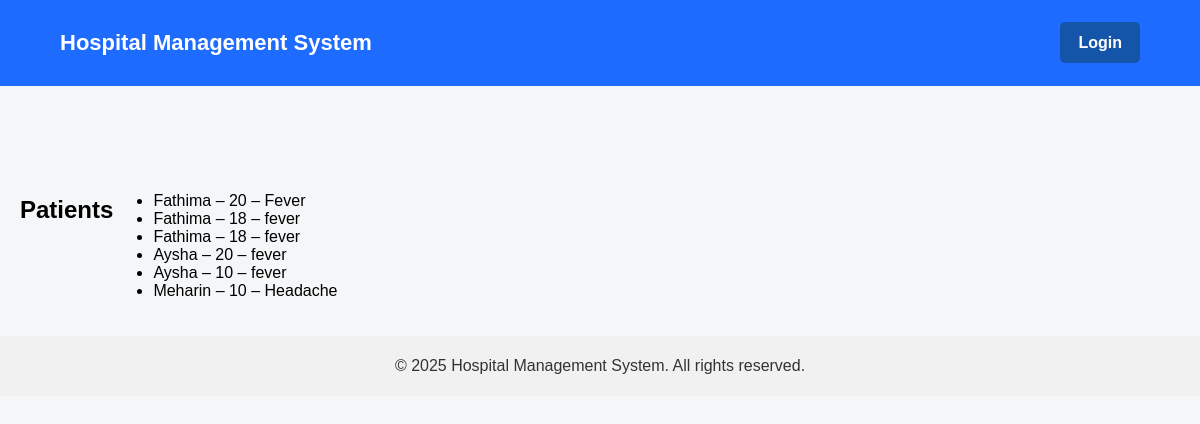
The app's page /patients/, older data.
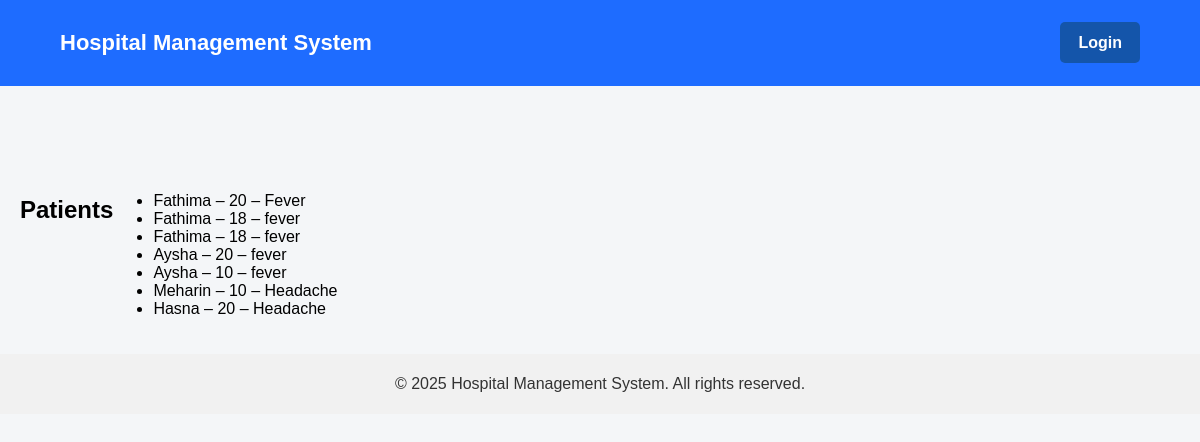
The same page, newer data.
### hospital/models.py (models this page shows, shortened)
class Patient(models.Model):
    name = models.CharField(max_length=100)
    age = models.IntegerField()
    disease = models.CharField(max_length=100)

### hospital/views.py (the view)
# urls.py: path('patients/', views.patients, name='patients'),
def patients(request):
    patients = Patient.objects.all()
    return render(request, 'hospital/patients.html', {'patients': patients})

### hospital/templates/hospital/patients.html
{% extends "hospital/base.html" %}
{% block content %}
<h2>Patients</h2>
<ul>
    {% for patient in patients %}
        <li>{{ patient.name }} – {{ patient.age }} – {{ patient.disease }}</li>
    {% empty %}
        <li>No patients available</li>
    {% endfor %}
</ul>
{% endblock %}

Row changes from the older to the newer data that the page shows:
added Patient: name "Hasna", age "20", disease "Headache"
